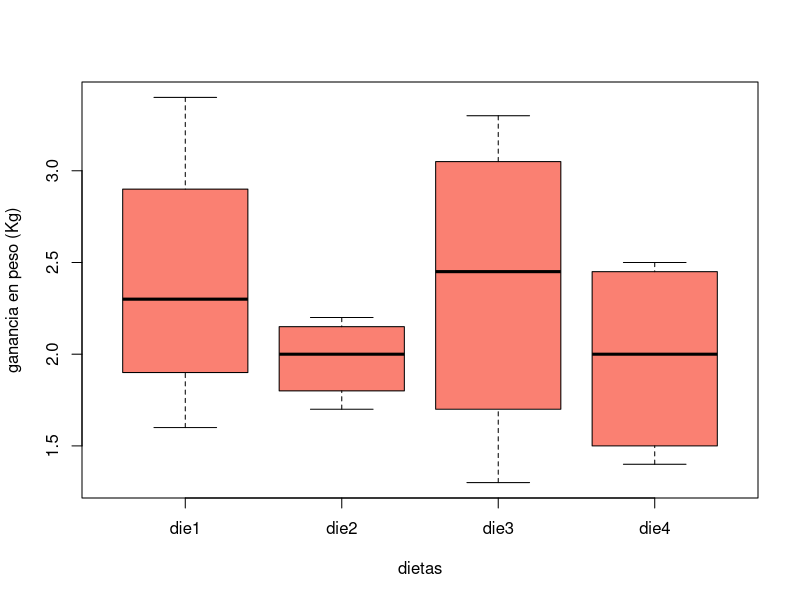

Source code (R):
# Esteban Hernandez
# Experimento ganansias de pesos 
# Nivel de factor: 4 (die1, die2, die3, die4)

die1 <- c(2.4, 2.2, 3.4, 1.6)
die2 <- c(2.2, 1.9, 1.7, 2.1)
die3 <- c(3.3, 1.3, 2.8, 2.1)
die4 <- c(1.6, 2.5, 1.4, 2.4)


GP <- c(2.4, 2.2, 3.4, 1.6, 2.2, 1.9, 1.7, 2.1,
        3.3, 1.3, 2.8, 2.1, 1.6, 2.5, 1.4, 2.4) 
Trat <- gl(4,4,16, labels = c("die1", "die2","die3", "die4"))
bloque <- gl (4,4,16, labels = c("bajo", "normal", "SP", "OB"))
dietas <- data.frame(Trat, GP, bloque)

boxplot( dietas$GP ~ dietas$Trat,
         "col" = "salmon", 
         "xlab" = "dietas", 
         "ylab" = "ganancia en peso (Kg)")
tapply(dietas$GP, dietas$Trat, var)
fligner.test(dietas$GP, dietas$Trat)         
bartlett.test(dietas$GP, dietas$Trat)         

diet.aov <- aov(dietas$GP ~ dietas$Trat)
summary(diet.aov)

